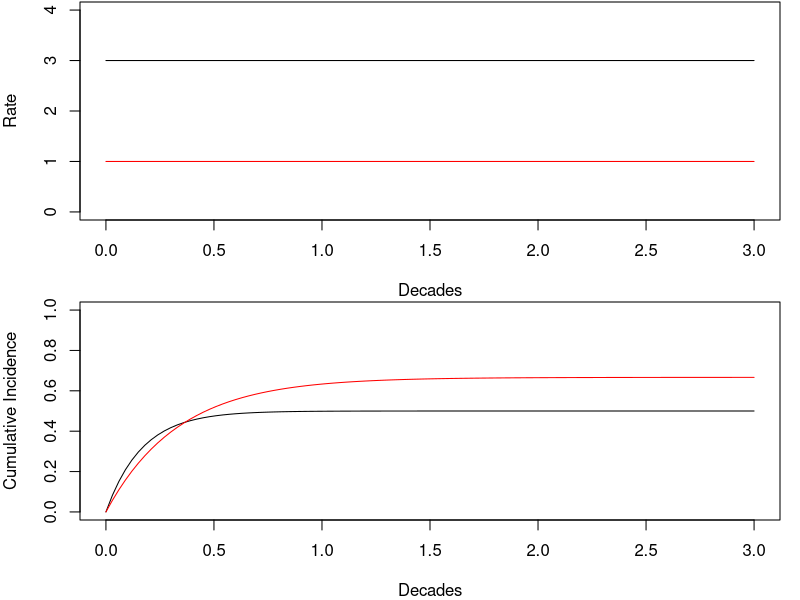
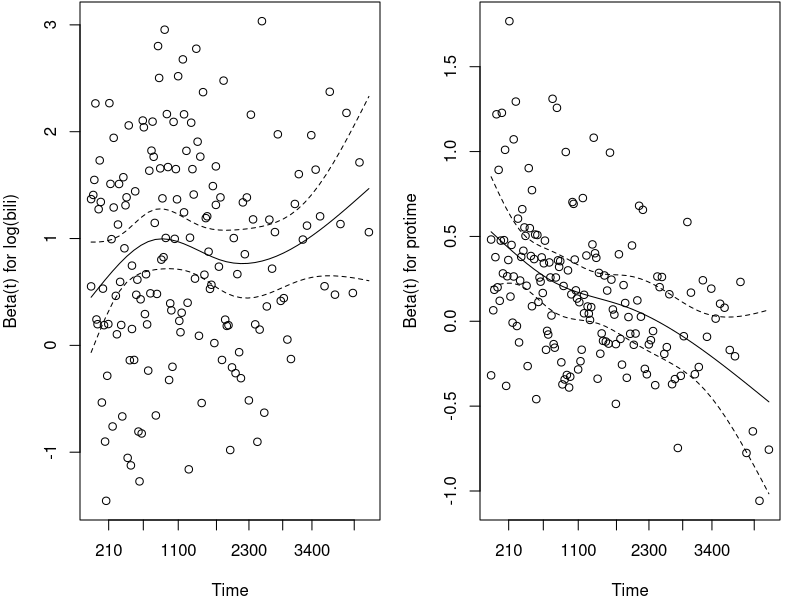
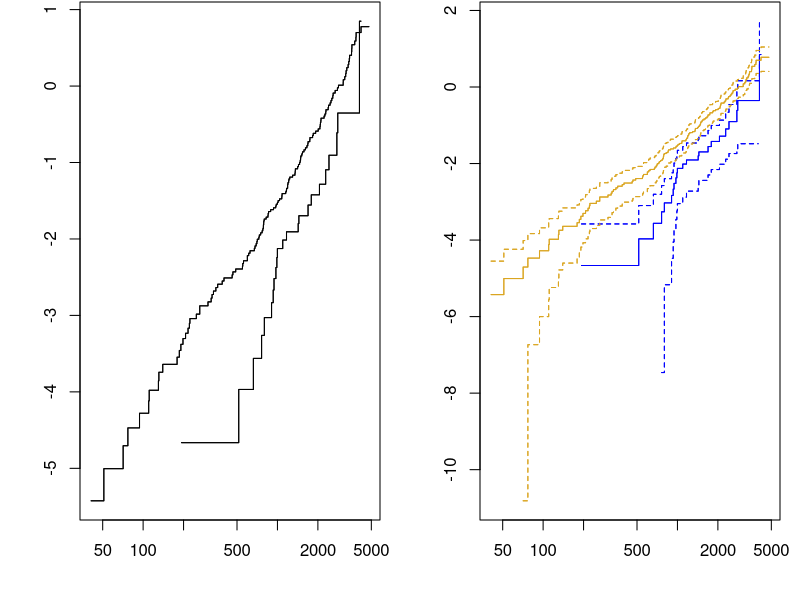

Source code (R) for these figures, in order:
## ---- chunk 1
par(mfrow=c(2,1),mar=c(4,4,.1,1))
curve(3+0*x,from=0,to=3,ylim=c(0,4),xlab="Decades",ylab="Rate")
curve(1+0*x,col="red",add=TRUE)
curve((1-exp(-6*x))/2,from=0,to=3,xlab="Decades",ylab="Cumulative Incidence",ylim=c(0,1))
curve((1-exp(-3*x))*2/3,col="red",add=TRUE)

## ---- chunk 2
library(survival)
data(pbc)

model<-coxph(Surv(time,status==2)~log(bili)+protime+albumin, data=pbc)
test<-cox.zph(model)
test
## ---- chunk 3
par(mfrow=c(1,2),mar=c(4,4,.1,1))
plot(test[1])
plot(test[2])
## ---- chunk 4
m2<-coxph(Surv(time,status==2)~log(bili)+albumin+strata(protime>10),data=pbc)
plot(survfit(m2, newdata=data.frame(bili=c(3,3),protime=c(9,12),albumin=c(3.5,3.5))),
     fun="cloglog")
## ---- chunk 5
plot(survfit(m2,newdata=data.frame(bili=c(3,3),protime=c(9,12),albumin=c(3.5,3.5))),
     fun="cloglog", conf.int=TRUE,col=c("blue","goldenrod"))
## ---- chunk 6
coxph(Surv(time,status==2)~log(bili)+protime+albumin, data=pbc)
## ---- chunk 7
summary(survreg(Surv(time,status==2)~log(bili)+protime+albumin,
                data=pbc,dist="weibull"))
## ---- chunk 8
summary(survreg(Surv(time,status==2)~log(bili)+protime+albumin,
                data=pbc,dist="lognormal"))
